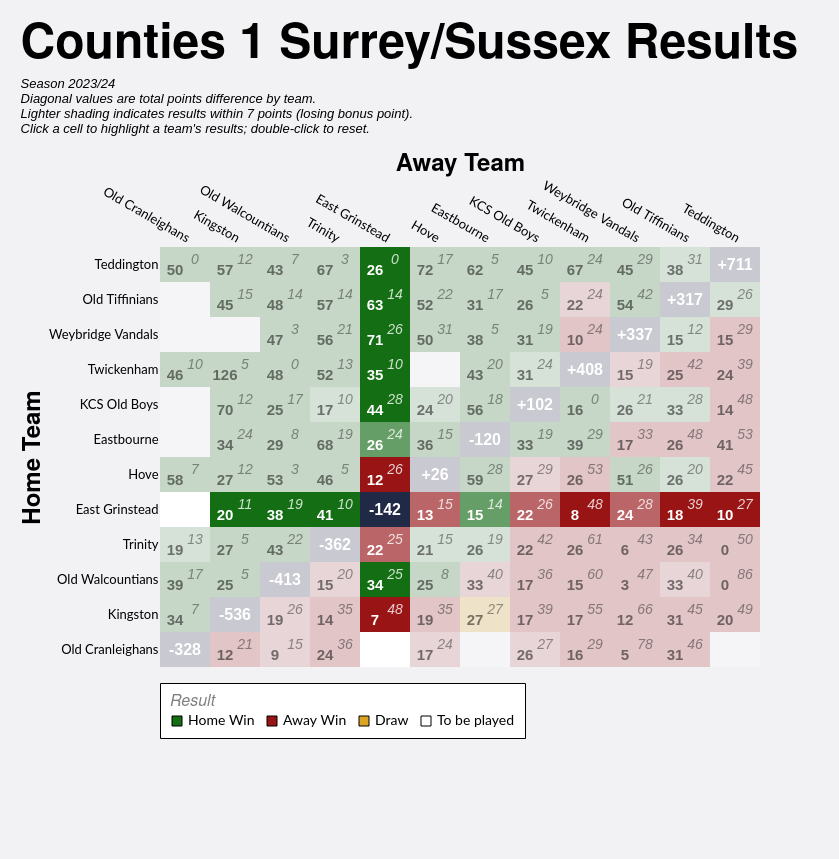

Vega-Lite specification stored for this chart:
### Vega-Lite specification from a JSON file in a GitHub repository (floating-point values rounded to 4 significant figures; data arrays with more than 128 entries replaced by an {"elided": "..."} marker saying what was removed)
{"config": {"axis": {"labelFont": "Lato, sans-serif", "titleFont": "PT Sans Narrow, Helvetica Neue, Helvetica, Arial, sans-serif", "labelFontSize": 13, "titleFontSize": 24, "gridColor": "#202947", "gridOpacity": 0.2}, "header": {"labelFont": "PT Sans Narrow, Helvetica Neue, Helvetica, Arial, sans-serif", "titleFont": "PT Sans Narrow, Helvetica Neue, Helvetica, Arial, sans-serif", "labelFontSize": 24, "titleFontSize": 28, "labelFontWeight": "bold", "orient": "left"}, "legend": {"labelFont": "Lato, sans-serif", "titleFont": "PT Sans Narrow, Helvetica Neue, Helvetica, Arial, sans-serif", "labelFontSize": 14, "titleFontSize": 16, "titlePadding": 5, "fillColor": "white", "strokeColor": "black", "padding": 10, "titleFontWeight": "lighter", "titleFontStyle": "italic", "titleColor": "gray", "offset": 10}, "title": {"font": "PT Sans Narrow, Helvetica Neue, Helvetica, Arial, sans-serif", "fontSize": 48, "fontWeight": "bold", "anchor": "start", "align": "center", "titlePadding": 20, "subtitlePadding": 10, "subtitleFontSize": 13, "subtitleColor": "", "subtitleFontStyle": "italic", "offset": 15, "color": "black"}, "axisX": {"labelAngle": 0}, "facet": {"title": null, "header": null, "align": {"row": "each", "column": "each"}}, "resolve": {"scale": {"y": "independent", "facet": "independent"}}, "background": "#f2f1f4", "view": {"stroke": null}}, "layer": [{"data": {"name": "data-abc8124b15d42e4ee42513453231f573"}, "mark": {"type": "rect"}, "encoding": {"color": {"field": "result", "legend": {"columns": 4, "direction": "horizontal", "labelLimit": 200, "offset": 16, "orient": "bottom", "symbolStrokeColor": "black", "symbolStrokeWidth": 1, "values": ["Home Win", "Away Win", "Draw", "To be played"]}, "scale": {"domain": ["Home Win", "Home Win (LBP)", "Away Win", "Away Win (LBP)", "Draw", "To be played", "N/A"], "range": ["#146f14", "#146f14a0", "#991515", "#991515a0", "goldenrod", "white", "#202946"]}, "title": "Result", "type": "nominal"}, "opacity": {"condition": {"test": "datum.home_team == param_14['home_team'] || datum.away_team == param_14['home_team'] || !isValid(param_14['home_team'])", "value": 1.0}, "value": 0.2}, "tooltip": [{"field": "home_team", "title": "Home", "type": "nominal"}, {"field": "away_team", "title": "Away", "type": "nominal"}, {"field": "home_score_text", "title": "Home Score", "type": "nominal"}, {"field": "away_score_text", "title": "Away Score", "type": "nominal"}, {"field": "result", "title": "Result", "type": "nominal"}, {"field": "date", "format": "%d %b %Y", "title": "Date", "type": "temporal"}], "x": {"axis": {"domain": false, "grid": false, "labelAngle": 30, "orient": "top", "ticks": false}, "field": "away_team", "sort": ["Old Cranleighans", "Kingston", "Old Walcountians", "Trinity", "East Grinstead", "Hove", "Eastbourne", "KCS Old Boys", "Twickenham", "Weybridge Vandals", "Old Tiffinians", "Teddington"], "title": "Away Team", "type": "nominal"}, "y": {"axis": {"domain": false, "grid": false, "ticks": false}, "field": "home_team", "sort": ["Teddington", "Old Tiffinians", "Weybridge Vandals", "Twickenham", "KCS Old Boys", "Eastbourne", "Hove", "East Grinstead", "Trinity", "Old Walcountians", "Kingston", "Old Cranleighans"], "title": "Home Team", "type": "nominal"}}, "name": "view_9"}, {"data": {"name": "data-abc8124b15d42e4ee42513453231f573"}, "mark": {"type": "text", "fontStyle": "italic", "size": 14, "xOffset": 10, "yOffset": -5}, "encoding": {"color": {"condition": {"test": "datum.home_team == param_14['home_team'] || datum.away_team == param_14['home_team'] || !isValid(param_14['home_team'])", "value": "white"}, "value": "black"}, "opacity": {"condition": {"test": "datum.home_team == param_14['home_team'] || datum.away_team == param_14['home_team'] || !isValid(param_14['home_team'])", "value": 0.8}, "value": 0.4}, "text": {"field": "away_score_text", "type": "nominal"}, "x": {"field": "away_team", "sort": ["Old Cranleighans", "Kingston", "Old Walcountians", "Trinity", "East Grinstead", "Hove", "Eastbourne", "KCS Old Boys", "Twickenham", "Weybridge Vandals", "Old Tiffinians", "Teddington"], "type": "nominal"}, "y": {"field": "home_team", "sort": ["Teddington", "Old Tiffinians", "Weybridge Vandals", "Twickenham", "KCS Old Boys", "Eastbourne", "Hove", "East Grinstead", "Trinity", "Old Walcountians", "Kingston", "Old Cranleighans"], "type": "nominal"}}, "transform": [{"filter": "datum.away_score_text != '' && datum.away_score_text != 'WO'"}]}, {"data": {"name": "data-abc8124b15d42e4ee42513453231f573"}, "mark": {"type": "text", "size": 12, "xOffset": 10, "yOffset": -5}, "encoding": {"color": {"condition": {"test": "datum.home_team == param_14['home_team'] || datum.away_team == param_14['home_team'] || !isValid(param_14['home_team'])", "value": "white"}, "value": "black"}, "opacity": {"condition": {"test": "datum.home_team == param_14['home_team'] || datum.away_team == param_14['home_team'] || !isValid(param_14['home_team'])", "value": 0.8}, "value": 0.4}, "text": {"field": "away_score_text", "type": "nominal"}, "x": {"field": "away_team", "sort": ["Old Cranleighans", "Kingston", "Old Walcountians", "Trinity", "East Grinstead", "Hove", "Eastbourne", "KCS Old Boys", "Twickenham", "Weybridge Vandals", "Old Tiffinians", "Teddington"], "type": "nominal"}, "y": {"field": "home_team", "sort": ["Teddington", "Old Tiffinians", "Weybridge Vandals", "Twickenham", "KCS Old Boys", "Eastbourne", "Hove", "East Grinstead", "Trinity", "Old Walcountians", "Kingston", "Old Cranleighans"], "type": "nominal"}}, "transform": [{"filter": "datum.away_score_text == 'WO'"}]}, {"data": {"name": "data-abc8124b15d42e4ee42513453231f573"}, "mark": {"type": "text", "fontWeight": "bold", "size": 15, "xOffset": -10, "yOffset": 5}, "encoding": {"color": {"condition": {"test": "datum.home_team == param_14['home_team'] || datum.away_team == param_14['home_team'] || !isValid(param_14['home_team'])", "value": "white"}, "value": "black"}, "opacity": {"condition": {"test": "datum.home_team == param_14['home_team'] || datum.away_team == param_14['home_team'] || !isValid(param_14['home_team'])", "value": 1.0}, "value": 0.5}, "text": {"field": "home_score_text", "type": "nominal"}, "x": {"field": "away_team", "sort": ["Old Cranleighans", "Kingston", "Old Walcountians", "Trinity", "East Grinstead", "Hove", "Eastbourne", "KCS Old Boys", "Twickenham", "Weybridge Vandals", "Old Tiffinians", "Teddington"], "type": "nominal"}, "y": {"field": "home_team", "sort": ["Teddington", "Old Tiffinians", "Weybridge Vandals", "Twickenham", "KCS Old Boys", "Eastbourne", "Hove", "East Grinstead", "Trinity", "Old Walcountians", "Kingston", "Old Cranleighans"], "type": "nominal"}}, "transform": [{"filter": "datum.home_score_text != '' && datum.home_score_text != 'WO'"}]}, {"data": {"name": "data-abc8124b15d42e4ee42513453231f573"}, "mark": {"type": "text", "size": 12, "xOffset": -10, "yOffset": 5}, "encoding": {"color": {"condition": {"test": "datum.home_team == param_14['home_team'] || datum.away_team == param_14['home_team'] || !isValid(param_14['home_team'])", "value": "white"}, "value": "black"}, "opacity": {"condition": {"test": "datum.home_team == param_14['home_team'] || datum.away_team == param_14['home_team'] || !isValid(param_14['home_team'])", "value": 1.0}, "value": 0.5}, "text": {"field": "home_score_text", "type": "nominal"}, "x": {"field": "away_team", "sort": ["Old Cranleighans", "Kingston", "Old Walcountians", "Trinity", "East Grinstead", "Hove", "Eastbourne", "KCS Old Boys", "Twickenham", "Weybridge Vandals", "Old Tiffinians", "Teddington"], "type": "nominal"}, "y": {"field": "home_team", "sort": ["Teddington", "Old Tiffinians", "Weybridge Vandals", "Twickenham", "KCS Old Boys", "Eastbourne", "Hove", "East Grinstead", "Trinity", "Old Walcountians", "Kingston", "Old Cranleighans"], "type": "nominal"}}, "transform": [{"filter": "datum.home_score_text == 'WO'"}]}, {"data": {"name": "data-a471e141abb61694f3c372b27da27f09"}, "mark": {"type": "text", "color": "white", "fontWeight": "bold", "size": 16}, "encoding": {"text": {"field": "display_text", "type": "nominal"}, "tooltip": [{"field": "home_team", "title": "Team", "type": "nominal"}, {"field": "display_text", "title": "Points Difference", "type": "nominal"}], "x": {"field": "away_team", "sort": ["Old Cranleighans", "Kingston", "Old Walcountians", "Trinity", "East Grinstead", "Hove", "Eastbourne", "KCS Old Boys", "Twickenham", "Weybridge Vandals", "Old Tiffinians", "Teddington"], "type": "nominal"}, "y": {"field": "home_team", "sort": ["Teddington", "Old Tiffinians", "Weybridge Vandals", "Twickenham", "KCS Old Boys", "Eastbourne", "Hove", "East Grinstead", "Trinity", "Old Walcountians", "Kingston", "Old Cranleighans"], "type": "nominal"}}}], "height": {"step": 35}, "padding": {"left": 20, "top": 20, "right": 40, "bottom": 120}, "params": [{"name": "param_14", "select": {"type": "point", "clear": "dblclick", "fields": ["home_team"], "on": "click"}, "value": [{"home_team": "East Grinstead"}], "views": ["view_9"]}], "title": {"text": "Counties 1 Surrey/Sussex Results", "subtitle": ["Season 2023/24", "Diagonal values are total points difference by team.", "Lighter shading indicates results within 7 points (losing bonus point).", "Click a cell to highlight a team's results; double-click to reset."]}, "width": {"step": 50}, "$schema": "https://vega.github.io/schema/vega-lite/v5.20.1.json", "datasets": {"data-abc8124b15d42e4ee42513453231f573": {"elided": "144 records"}, "data-a471e141abb61694f3c372b27da27f09": [{"home_team": "East Grinstead", "away_team": "East Grinstead", "match_id": null, "date": "", "home_score": null, "away_score": null, "home_walkover": null, "away_walkover": null, "result": "N/A", "home_score_text": "", "away_score_text": "", "wo_result": "", "score_text": "", "display_text": "-142", "is_diagonal": true, "result_simple": "N/A"}, {"home_team": "Eastbourne", "away_team": "Eastbourne", "match_id": null, "date": "", "home_score": null, "away_score": null, "home_walkover": null, "away_walkover": null, "result": "N/A", "home_score_text": "", "away_score_text": "", "wo_result": "", "score_text": "", "display_text": "-120", "is_diagonal": true, "result_simple": "N/A"}, {"home_team": "Hove", "away_team": "Hove", "match_id": null, "date": "", "home_score": null, "away_score": null, "home_walkover": null, "away_walkover": null, "result": "N/A", "home_score_text": "", "away_score_text": "", "wo_result": "", "score_text": "", "display_text": "+26", "is_diagonal": true, "result_simple": "N/A"}, {"home_team": "KCS Old Boys", "away_team": "KCS Old Boys", "match_id": null, "date": "", "home_score": null, "away_score": null, "home_walkover": null, "away_walkover": null, "result": "N/A", "home_score_text": "", "away_score_text": "", "wo_result": "", "score_text": "", "display_text": "+102", "is_diagonal": true, "result_simple": "N/A"}, {"home_team": "Kingston", "away_team": "Kingston", "match_id": null, "date": "", "home_score": null, "away_score": null, "home_walkover": null, "away_walkover": null, "result": "N/A", "home_score_text": "", "away_score_text": "", "wo_result": "", "score_text": "", "display_text": "-536", "is_diagonal": true, "result_simple": "N/A"}, {"home_team": "Old Cranleighans", "away_team": "Old Cranleighans", "match_id": null, "date": "", "home_score": null, "away_score": null, "home_walkover": null, "away_walkover": null, "result": "N/A", "home_score_text": "", "away_score_text": "", "wo_result": "", "score_text": "", "display_text": "-328", "is_diagonal": true, "result_simple": "N/A"}, {"home_team": "Old Tiffinians", "away_team": "Old Tiffinians", "match_id": null, "date": "", "home_score": null, "away_score": null, "home_walkover": null, "away_walkover": null, "result": "N/A", "home_score_text": "", "away_score_text": "", "wo_result": "", "score_text": "", "display_text": "+317", "is_diagonal": true, "result_simple": "N/A"}, {"home_team": "Old Walcountians", "away_team": "Old Walcountians", "match_id": null, "date": "", "home_score": null, "away_score": null, "home_walkover": null, "away_walkover": null, "result": "N/A", "home_score_text": "", "away_score_text": "", "wo_result": "", "score_text": "", "display_text": "-413", "is_diagonal": true, "result_simple": "N/A"}, {"home_team": "Teddington", "away_team": "Teddington", "match_id": null, "date": "", "home_score": null, "away_score": null, "home_walkover": null, "away_walkover": null, "result": "N/A", "home_score_text": "", "away_score_text": "", "wo_result": "", "score_text": "", "display_text": "+711", "is_diagonal": true, "result_simple": "N/A"}, {"home_team": "Trinity", "away_team": "Trinity", "match_id": null, "date": "", "home_score": null, "away_score": null, "home_walkover": null, "away_walkover": null, "result": "N/A", "home_score_text": "", "away_score_text": "", "wo_result": "", "score_text": "", "display_text": "-362", "is_diagonal": true, "result_simple": "N/A"}, {"home_team": "Twickenham", "away_team": "Twickenham", "match_id": null, "date": "", "home_score": null, "away_score": null, "home_walkover": null, "away_walkover": null, "result": "N/A", "home_score_text": "", "away_score_text": "", "wo_result": "", "score_text": "", "display_text": "+408", "is_diagonal": true, "result_simple": "N/A"}, {"home_team": "Weybridge Vandals", "away_team": "Weybridge Vandals", "match_id": null, "date": "", "home_score": null, "away_score": null, "home_walkover": null, "away_walkover": null, "result": "N/A", "home_score_text": "", "away_score_text": "", "wo_result": "", "score_text": "", "display_text": "+337", "is_diagonal": true, "result_simple": "N/A"}]}}
